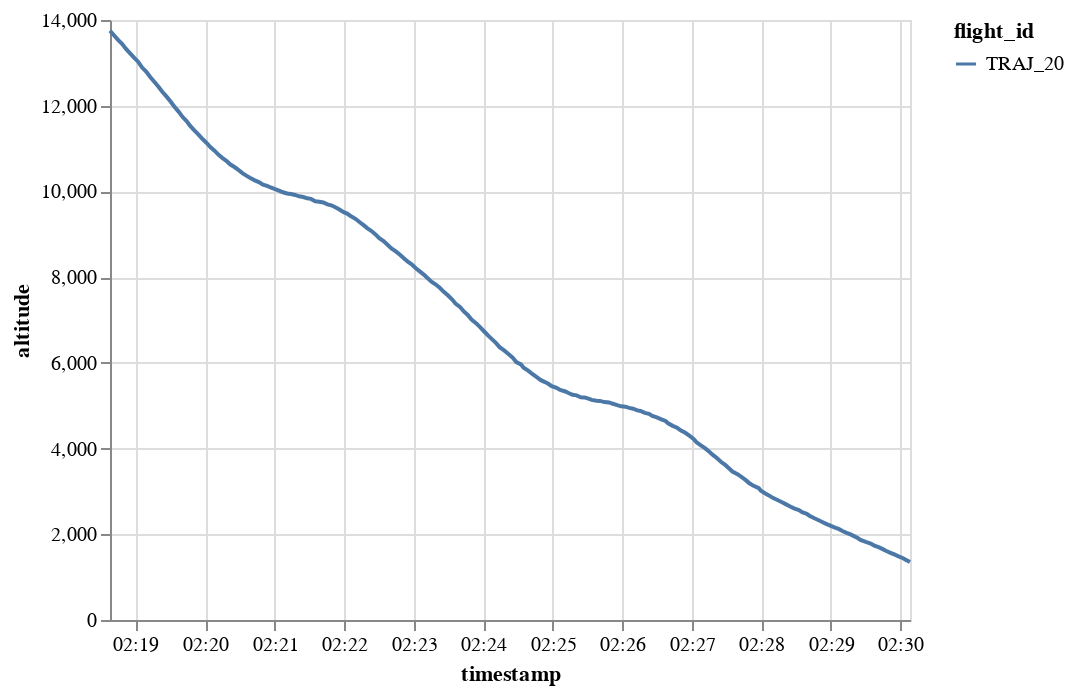

Notebook code for this chart:
### Code cell
generated.chart().encode(alt.Y("altitude"), alt.X("timestamp"), alt.Color("flight_id"))

### Figure 1 — Vega-Lite specification as saved in the notebook (floating-point values rounded to 4 significant figures; data arrays with more than 128 entries replaced by an {"elided": "..."} marker saying what was removed)
{"config": {"view": {"continuousWidth": 400, "continuousHeight": 300}}, "data": {"name": "data-f1be7f29b042227812fed4e8a1a1d1dd"}, "mark": "line", "encoding": {"color": {"type": "nominal", "field": "flight_id"}, "x": {"type": "temporal", "field": "timestamp"}, "y": {"type": "quantitative", "field": "altitude"}}, "$schema": "https://vega.github.io/schema/vega-lite/v4.8.1.json", "datasets": {"data-f1be7f29b042227812fed4e8a1a1d1dd": {"elided": "200 records"}}}
